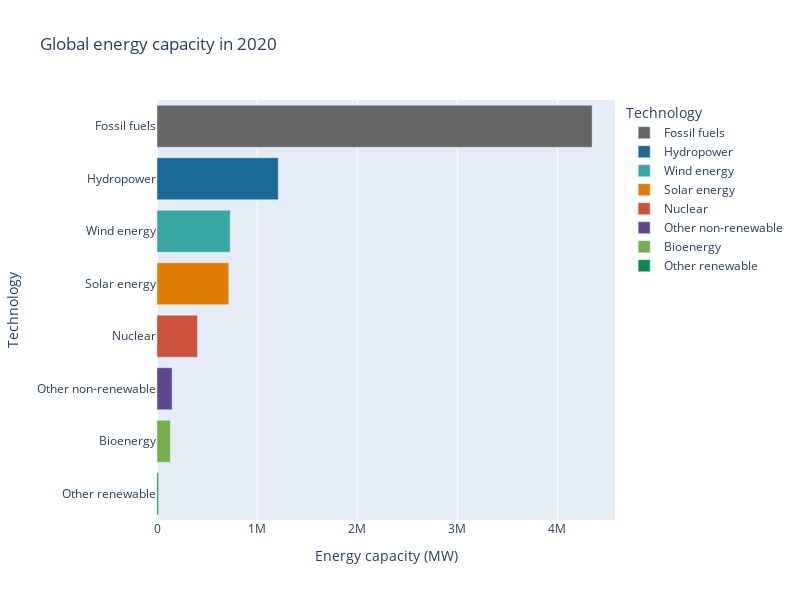

This figure's notebook cell:
### Code cell
fig = px.bar(world_tech_cap20, 
              x='Energy capacity (MW)', 
              y='Technology',
              title='Global energy capacity in 2020',
              orientation='h',
              height=600,width=800,
              color='Technology',
              color_discrete_map=color_discrete_map,
              category_orders={'Technology': world_tech_cap20.sort_values('Energy capacity (MW)', ascending=False)['Technology']})

fig.show()
py.plot(fig, filename = 'Global energy capacity in 2020', auto_open=False)

### Figure 1 — Plotly figure (JSON) as saved in the notebook; plotly's stock layout.template omitted (floating-point values rounded to 4 significant figures)
{"data": [{"alignmentgroup": "True", "hovertemplate": "Technology=%{y}<br>Energy capacity (MW)=%{x}<extra></extra>", "legendgroup": "Fossil fuels", "marker": {"color": "rgb(102, 102, 102)", "pattern": {"shape": ""}}, "name": "Fossil fuels", "offsetgroup": "Fossil fuels", "orientation": "h", "showlegend": true, "textposition": "auto", "type": "bar", "x": [4346000.0], "xaxis": "x", "y": ["Fossil fuels"], "yaxis": "y"}, {"alignmentgroup": "True", "hovertemplate": "Technology=%{y}<br>Energy capacity (MW)=%{x}<extra></extra>", "legendgroup": "Hydropower", "marker": {"color": "rgb(29, 105, 150)", "pattern": {"shape": ""}}, "name": "Hydropower", "offsetgroup": "Hydropower", "orientation": "h", "showlegend": true, "textposition": "auto", "type": "bar", "x": [1212000.0], "xaxis": "x", "y": ["Hydropower"], "yaxis": "y"}, {"alignmentgroup": "True", "hovertemplate": "Technology=%{y}<br>Energy capacity (MW)=%{x}<extra></extra>", "legendgroup": "Wind energy", "marker": {"color": "rgb(56, 166, 165)", "pattern": {"shape": ""}}, "name": "Wind energy", "offsetgroup": "Wind energy", "orientation": "h", "showlegend": true, "textposition": "auto", "type": "bar", "x": [731600.0], "xaxis": "x", "y": ["Wind energy"], "yaxis": "y"}, {"alignmentgroup": "True", "hovertemplate": "Technology=%{y}<br>Energy capacity (MW)=%{x}<extra></extra>", "legendgroup": "Solar energy", "marker": {"color": "rgb(225, 124, 5)", "pattern": {"shape": ""}}, "name": "Solar energy", "offsetgroup": "Solar energy", "orientation": "h", "showlegend": true, "textposition": "auto", "type": "bar", "x": [717200.0], "xaxis": "x", "y": ["Solar energy"], "yaxis": "y"}, {"alignmentgroup": "True", "hovertemplate": "Technology=%{y}<br>Energy capacity (MW)=%{x}<extra></extra>", "legendgroup": "Nuclear", "marker": {"color": "rgb(204, 80, 62)", "pattern": {"shape": ""}}, "name": "Nuclear", "offsetgroup": "Nuclear", "orientation": "h", "showlegend": true, "textposition": "auto", "type": "bar", "x": [403500.0], "xaxis": "x", "y": ["Nuclear"], "yaxis": "y"}, {"alignmentgroup": "True", "hovertemplate": "Technology=%{y}<br>Energy capacity (MW)=%{x}<extra></extra>", "legendgroup": "Other non-renewable", "marker": {"color": "rgb(95, 70, 144)", "pattern": {"shape": ""}}, "name": "Other non-renewable", "offsetgroup": "Other non-renewable", "orientation": "h", "showlegend": true, "textposition": "auto", "type": "bar", "x": [151000.0], "xaxis": "x", "y": ["Other non-renewable"], "yaxis": "y"}, {"alignmentgroup": "True", "hovertemplate": "Technology=%{y}<br>Energy capacity (MW)=%{x}<extra></extra>", "legendgroup": "Bioenergy", "marker": {"color": "rgb(115, 175, 72)", "pattern": {"shape": ""}}, "name": "Bioenergy", "offsetgroup": "Bioenergy", "orientation": "h", "showlegend": true, "textposition": "auto", "type": "bar", "x": [132900.0], "xaxis": "x", "y": ["Bioenergy"], "yaxis": "y"}, {"alignmentgroup": "True", "hovertemplate": "Technology=%{y}<br>Energy capacity (MW)=%{x}<extra></extra>", "legendgroup": "Other renewable", "marker": {"color": "rgb(15, 133, 84)", "pattern": {"shape": ""}}, "name": "Other renewable", "offsetgroup": "Other renewable", "orientation": "h", "showlegend": true, "textposition": "auto", "type": "bar", "x": [14960.0], "xaxis": "x", "y": ["Other renewable"], "yaxis": "y"}], "layout": {"barmode": "relative", "height": 600, "legend": {"title": {"text": "Technology"}, "tracegroupgap": 0}, "title": {"text": "Global energy capacity in 2020"}, "width": 800, "xaxis": {"anchor": "y", "domain": [0, 1], "title": {"text": "Energy capacity (MW)"}}, "yaxis": {"anchor": "x", "categoryarray": ["Other renewable", "Bioenergy", "Other non-renewable", "Nuclear", "Solar energy", "Wind energy", "Hydropower", "Fossil fuels"], "categoryorder": "array", "domain": [0, 1], "title": {"text": "Technology"}}}}
